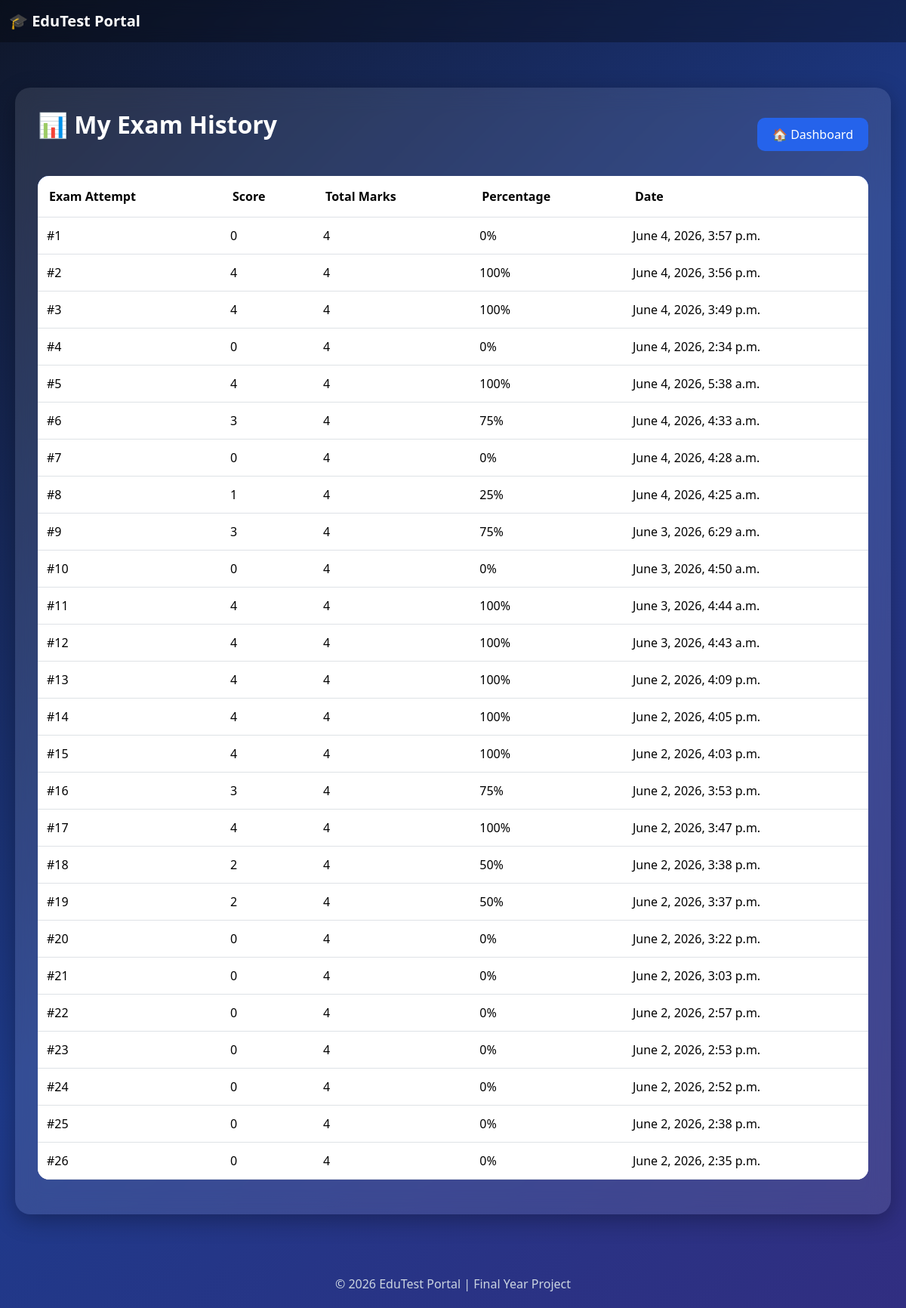
Page /history/ (signed in) on the committed database.
### exams/models.py (models this page shows, shortened)
class Result(models.Model):
    student_name = models.CharField(max_length=100)
    score = models.IntegerField()
    total = models.IntegerField()
    date = models.DateTimeField(auto_now_add=True)

### exams/views.py (the view)
# urls.py: path('history/', views.history),
def history(request):
    student_name = request.session.get(
        'student_name'
    )
    results = Result.objects.filter(
        student_name=student_name
    ).order_by('-date')
    return render(
        request,
        "history.html",
        {"results":results}
    )

### templates/history.html (shortened to what this page needs)
<!DOCTYPE html>
<html lang="en">
<head>
<link href="https://cdn.jsdelivr.net/npm/bootstrap@5.3.2/dist/css/bootstrap.min.css" rel="stylesheet">
</head>
<body>
<nav class="navbar navbar-dark">
<div class="container-fluid">
<a class="navbar-brand fw-bold">
🎓 EduTest Portal
</a>
</div>
</nav>
<div class="history-container">
<div class="history-card">
<div class="d-flex justify-content-between align-items-center mb-4">
<h2 class="page-title">
📊 My Exam History
</h2>
<a href="/dashboard/" class="btn-dashboard">
🏠 Dashboard
</a>
</div>
<div class="table-responsive">
<table class="table table-hover align-middle">
<thead>
<tr>
<th>Exam Attempt</th>
<th>Score</th>
<th>Total Marks</th>
<th>Percentage</th>
<th>Date</th>
</tr>
</thead>
<tbody>
{% for r in results %}
<tr>
<td>
#{{ forloop.counter }}
</td>
<td>
{{ r.score }}
</td>
<td>
{{ r.total }}
</td>
<td>
{% widthratio r.score r.total 100 %}%
</td>
<td>
{{ r.date }}
</td>
</tr>
{% endfor %}
</tbody>
</table>
</div>
</div>
</div>
<footer class="footer">
© 2026 EduTest Portal | Final Year Project
</footer>
</body>
</html>

### templates/history.html (style rules this page uses)
body { margin:0; font-family:'Segoe UI',sans-serif; min-height:100vh; background:linear-gradient( 135deg, #0f172a, #1e3a8a, #312e81 ); color:white; }
.navbar { background:rgba(0,0,0,0.3)!important; backdrop-filter:blur(10px); }
.history-container { max-width:1200px; margin:40px auto; padding:20px; }
.history-card { background:rgba(255,255,255,0.1); backdrop-filter:blur(15px); border-radius:20px; padding:30px; box-shadow:0 8px 30px rgba(0,0,0,0.3); }
.page-title { text-align:center; margin-bottom:25px; font-weight:bold; }
.table { background:white; border-radius:15px; overflow:hidden; }
.table thead { background:#2563eb; color:white; }
.table th { padding:15px; }
.table td { padding:12px; vertical-align:middle; }
.btn-dashboard { background:#2563eb; border:none; color:white; padding:10px 20px; border-radius:10px; text-decoration:none; }
.footer { text-align:center; color:#cbd5e1; padding:20px; margin-top:30px; }

### rows in the picture
Result: score "0", total "4", score+total "0", date "June 4, 2026, 3:57 p.m."
Result: score "4", total "4", score+total "100", date "June 4, 2026, 3:56 p.m."
Result: score "4", total "4", score+total "100", date "June 4, 2026, 3:49 p.m."
Result: score "0", total "4", score+total "0", date "June 4, 2026, 2:34 p.m."
Result: score "4", total "4", score+total "100", date "June 4, 2026, 5:38 a.m."
Result: score "3", total "4", score+total "75", date "June 4, 2026, 4:33 a.m."
Result: score "0", total "4", score+total "0", date "June 4, 2026, 4:28 a.m."
Result: score "1", total "4", score+total "25", date "June 4, 2026, 4:25 a.m."
Result: score "3", total "4", score+total "75", date "June 3, 2026, 6:29 a.m."
Result: score "0", total "4", score+total "0", date "June 3, 2026, 4:50 a.m."
Result: score "4", total "4", score+total "100", date "June 3, 2026, 4:44 a.m."
Result: score "4", total "4", score+total "100", date "June 3, 2026, 4:43 a.m."
Result: score "4", total "4", score+total "100", date "June 2, 2026, 4:09 p.m."
Result: score "4", total "4", score+total "100", date "June 2, 2026, 4:05 p.m."
Result: score "4", total "4", score+total "100", date "June 2, 2026, 4:03 p.m."
Result: score "3", total "4", score+total "75", date "June 2, 2026, 3:53 p.m."
Result: score "4", total "4", score+total "100", date "June 2, 2026, 3:47 p.m."
Result: score "2", total "4", score+total "50", date "June 2, 2026, 3:38 p.m."
Result: score "2", total "4", score+total "50", date "June 2, 2026, 3:37 p.m."
Result: score "0", total "4", score+total "0", date "June 2, 2026, 3:22 p.m."
Result: score "0", total "4", score+total "0", date "June 2, 2026, 3:03 p.m."
Result: score "0", total "4", score+total "0", date "June 2, 2026, 2:57 p.m."
Result: score "0", total "4", score+total "0", date "June 2, 2026, 2:53 p.m."
Result: score "0", total "4", score+total "0", date "June 2, 2026, 2:52 p.m."
Result: score "0", total "4", score+total "0", date "June 2, 2026, 2:38 p.m."
Result: score "0", total "4", score+total "0", date "June 2, 2026, 2:35 p.m."
